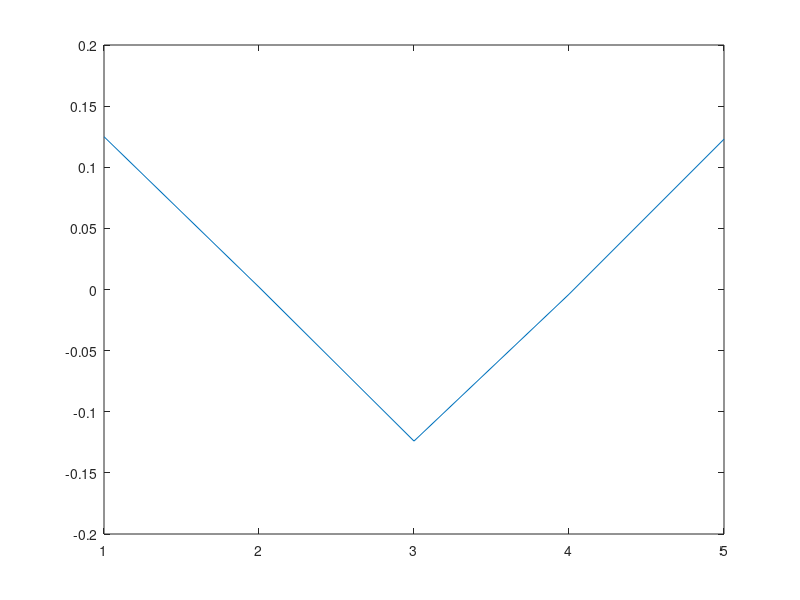

This chart was generated by the following MATLAB code:
close all
clear all

stepMode = 1;
plotMode = 1;
eta = 0.0078;
rho = 0.5;
uN  = 0;
uW  = 0;
uE  = 0;
uS  = 0;


uprev = 0;
u = .125;

oneMinusEta = 1-eta;
cycleNum = 0
limit = 20;
y = [u];
mul1s = [];
mul2s = [];
mul3s = [];

while cycleNum <  limit
    mul1 = rho*(uN+uS+uW+uE - 4*u);
    mul1s = [mul1s mul1];
    cycleNum=cycleNum+1;
    
    %pause;
    mul2 = (1-eta)*mul1;
    mul2s = [mul2s mul2];

    cycleNum=cycleNum+1;
    
    %pause;
    mul3 =  (1-eta)*uprev;
    mul3s = [mul3s mul3];
    cycleNum=cycleNum+1;
    
    %pause;
    uprev = u;
    u = mul2 + 2*u - mul3;
    cycleNum=cycleNum+1;
    
    %pause;
    y = [y u];
    cycleNum=cycleNum+1;
end

plot(y)